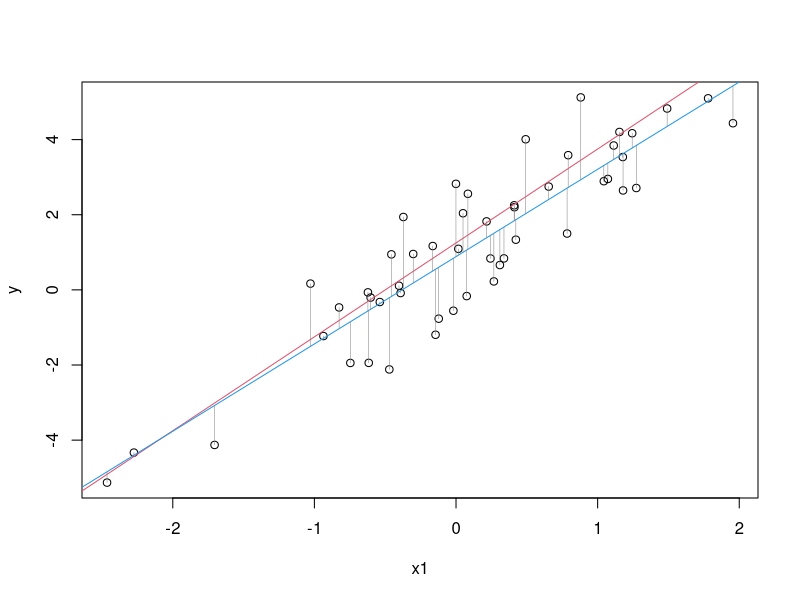
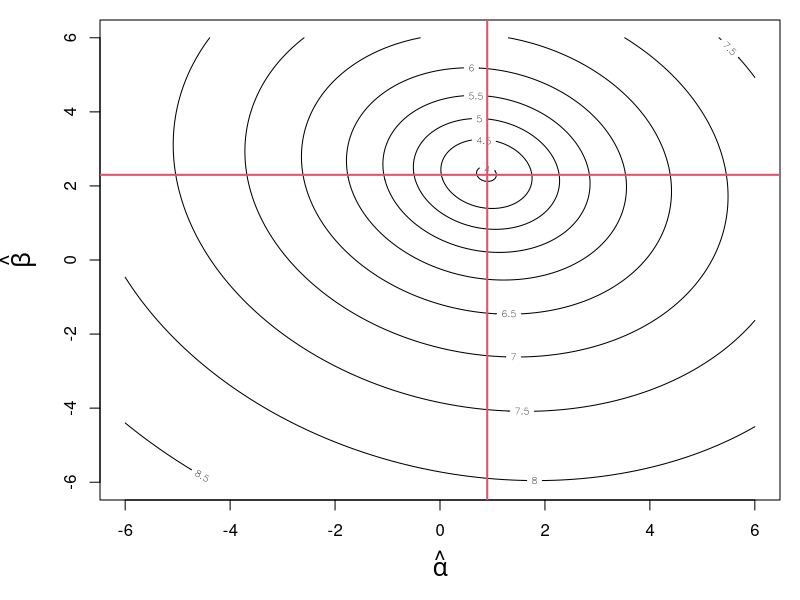
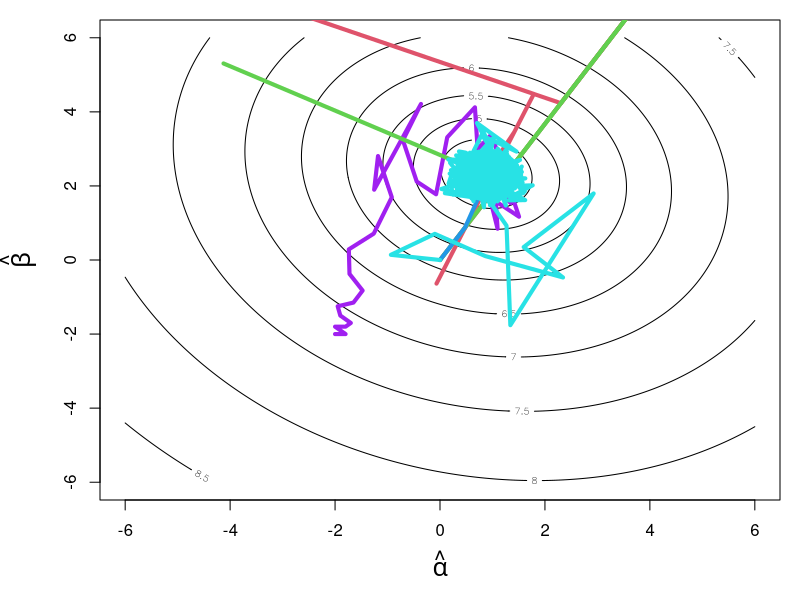
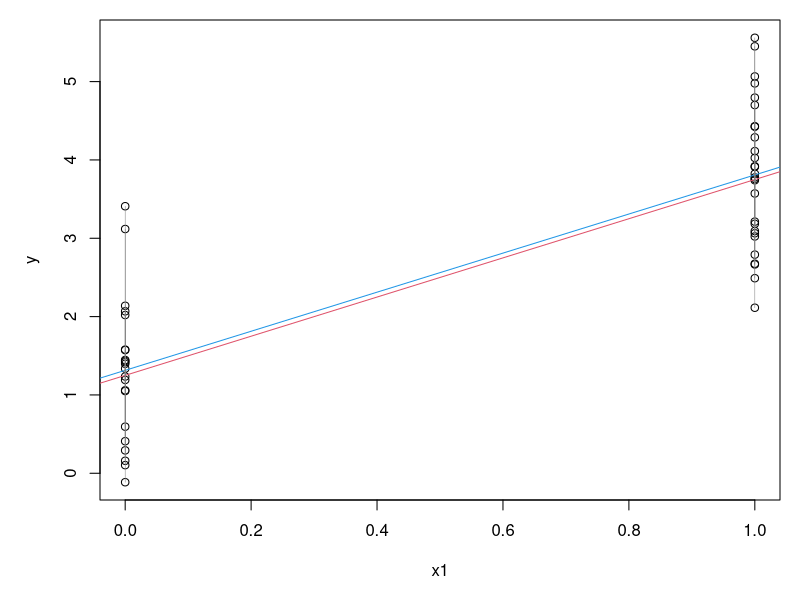
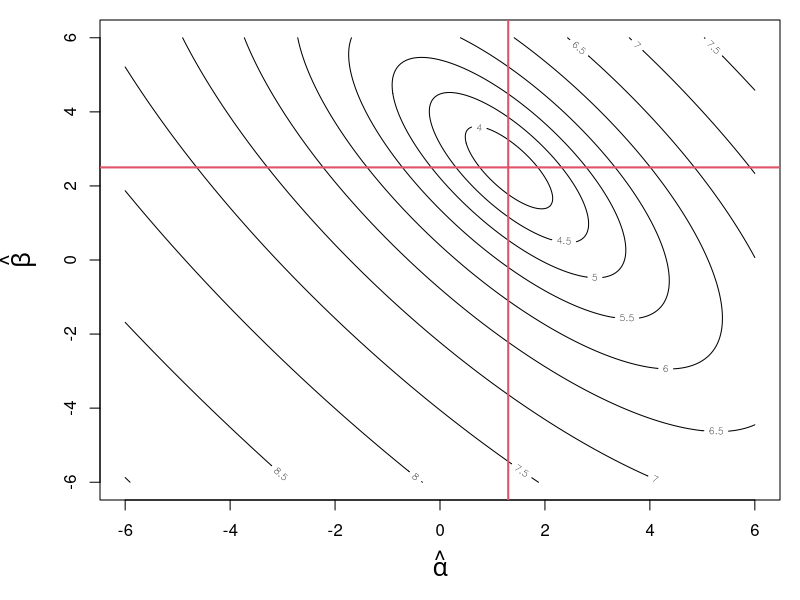
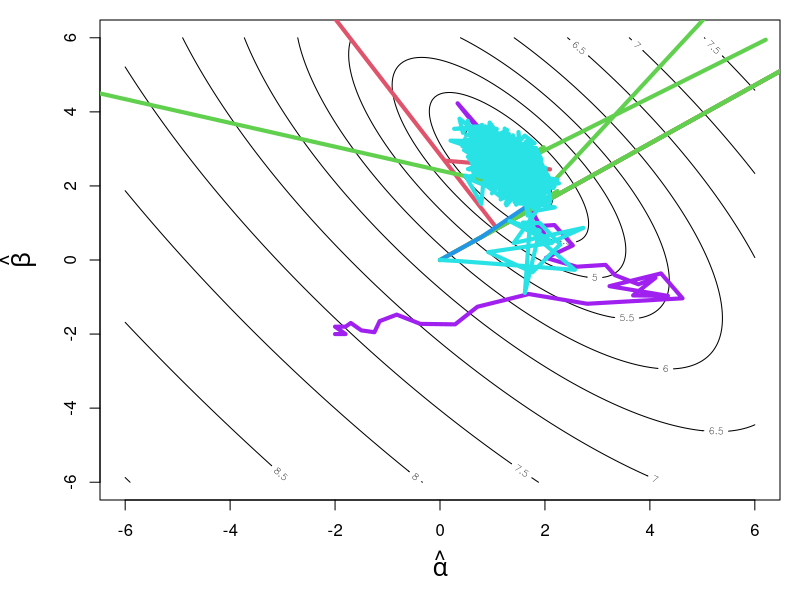

Recreate these plots in R, in order.
## R_Demo_Simulation_Learning_Estimate_linear_model.R
##########################################################################
## INSTRUCTOR: Christopher Fariss
## COURSE NAME: Advanced Computational Methods for Social Media and Textual Data (2F)
## University of Essex Summer School 2022
##
## Date: 2022-08-28
##
## Please e-mail me if you find any errors or have and suggestions (either email is fine)
## e-mail: cjf0006@gmail.com
## e-mail: cjfariss@umich.edu
##########################################################################
##
## Introduction to tutorial:
##
## R_DSIS_week11_linear_model_estimation.R
##########################################################################
## INSTRUCTOR: Christopher Fariss
## COURSE NAME: Data Science for International Studies (DSIS)
## University of Michigan, Winter 2022
##
## Week 11
##
## Please e-mail me if you find any errors or have and suggestions (either email is fine)
## e-mail: cjf0006@gmail.com
## e-mail: cjfariss@umich.edu
##########################################################################
## Introduction to tutorial:
##
## For this R tutorial, we will learn how:
##
## (1) Simulates two variable OLS regression in R.
## (2) Find the coordinates of the best estimates using the a "brute force" method.
## (3) Find the best estimates using the linear model lm() function.
## (4) Matrix algebra
## (5) Find the best estimates using a user defined function which is passed to the optim function
## (6) Visualize the results using the contour plot function from the graphics library
## (7) Simulate the model where the independent variable x is continous and binary
##
##########################################################################

## install the library if necessary
## install.packages(c("graphics", "mvtnorm"))

## load necessary libraries
library(graphics)
library(mvtnorm)


##########################################################################
## when x1 (independent variable) is continuous and y (dependent variable) is continuous
##########################################################################

## generate simulated vales
n <- 50
x1 <- rnorm(n,0,1)

## make design matrix
X <- cbind(1, x1)

head(X)

k <- ncol(X)

# select true population parameters
alpha <- 1.250000
beta <- 2.500000

# generate y with error
error_term <- rnorm(n)
summary(error_term)

y <- alpha * X[,1] + beta * X[,2] + error_term

summary(y)

## plot the x1 and y variable in 2D euclidean space
par(mfrow=c(1,1))
plot(x1, y)
abline(a=alpha, b=beta, col=2)

## estimate the fit of the linear model
fit <- lm(y ~ x1)
fit

## print the summary for the fit object
summary(fit)

## plot the line of best fit
abline(reg=fit, col=4)

## plot the error lines between the y points and the estimated y_hats (the line of best fit)
for(i in 1:n){
    lines(x=c(x1[i], x1[i]), y=c(fit$coefficients[1]+fit$coefficients[2]*x1[i], y[i]), col=grey(.5), lwd=.5)
}

## use linear algebra to find the Best estimates (this is why we defined X with a column of 1s)
beta_estimate <- solve(t(X) %*% X) %*% t(X)%*%y
beta_estimate

## generate vector of possible values for the parameter estimates of alpha and beta by brute force
alpha.hat <- seq(from=-6,6,.05)
beta.hat <- seq(from=-6,6,.05)

sumsquare <- matrix(NA, nrow=length(alpha.hat), ncol=length(beta.hat))

for(i in 1:length(alpha.hat)){
    for(j in 1:length(beta.hat)){
        y.hat <- alpha.hat[i] * X[,1] + beta.hat[j] * X[,2]
        sumsquare[i,j] <- -sum((y-y.hat)^2)
    }
}

## find the coordinates from the matrix where the minimum of the sum of square residulas resides
coordinates <- which(sumsquare == sumsquare[-sumsquare==min(-sumsquare)], arr.ind = TRUE)
coordinates

## these coordinates match the best estimates of the alpha and beta parameters
par <- c(alpha.hat[coordinates[1]], beta.hat[coordinates[2]])
par # notice that these estimates are much less precise than the estimates obtained below

## counter plot from the brute force method (logged for visualization)
par(mar=c(5,5,1,1))
contour(alpha.hat,beta.hat,log(-sumsquare), xlab=expression(hat(alpha)), ylab=expression(hat(beta)), cex.lab=1.5)
abline(v=par[1], col=2, lwd=2)
abline(h=par[2], col=2, lwd=2)

## generate variables for monitoring the function
eval <- array(dim=c(1000,3))
iter <- 1

# user defined function passed to optim
ols.func <- function(par, X, iterate=TRUE){
    alpha.hat <- par[1]
    beta.hat <- par[2]
    y.hat <- alpha.hat + beta.hat * X[,2]
    out <- -sum((y-y.hat)^2)
    out <- sum(log(dnorm(y, mean=y.hat, sd=1)))
    
    if(iterate==TRUE){
        eval[iter,1] <<- alpha.hat
        eval[iter,2] <<- beta.hat
        eval[iter,3] <<- out
        iter <<- iter+1
    }
    return(out)
}

## pass function to optim with initial values
optim.out <- optim(par = c(0,0), ols.func, X=X, method="BFGS", control=list(fnscale = -1), hessian = TRUE)
optim.out

## estiamte additional quantities of interest
se <- sqrt(diag(solve(-optim.out$hessian))) #calculate standard errors
VCV <- solve(-optim.out$hessian) #compute variance-covariance matrix
se
VCV

## compare with results from the lm function
summary(lm(y~x1))


## plot gradient paths for the following algorithims: "Nelder-Mead", "BGFS", "CG", "L-BFGS-B", "SANN"
eval <- array(dim=c(1500,4))
iter <- 1
optim.out <- optim(par = c(-2,-2), ols.func, X=X, method="Nelder-Mead", control=list(fnscale = -1), hessian = TRUE)
contour(alpha.hat,beta.hat,log(-sumsquare), xlab=expression(hat(alpha)), ylab=expression(hat(beta)), cex.lab=1.5)
lines(eval[1:iter,1], eval[1:iter,2], col="purple", lwd=4)
optim.out$par
iter

eval <- array(dim=c(1500,4))
iter <- 1
optim.out <- optim(par = c(0,0), ols.func, X=X, method="BFGS", control=list(fnscale = -1), hessian = TRUE)
lines(eval[1:iter,1], eval[1:iter,2], col=2, lwd=4)
optim.out$par
iter

eval <- array(dim=c(1500,4))
iter <- 1
optim.out <- optim(par = c(0,0), ols.func, X=X, method="CG", control=list(fnscale = -1), hessian = TRUE)
lines(eval[1:iter,1], eval[1:iter,2], col=3, lwd=4)
optim.out$par
iter

eval <- array(dim=c(1500,4))
iter <- 1
optim.out <- optim(par = c(0,0), ols.func, X=X, method="L-BFGS-B", control=list(fnscale = -1), hessian = TRUE)
lines(eval[1:iter,1], eval[1:iter,2], col=4, lwd=4)
optim.out$par
iter

eval <- array(dim=c(20000,4))
iter <- 1
optim.out <- optim(par = c(0,0), ols.func, X=X, method="SANN", control=list(fnscale = -1), hessian = TRUE)
lines(eval[1:iter,1], eval[1:iter,2], col=5, lwd=4)
optim.out$par
iter





##########################################################################
## when x1 (independent variable) is binary and y (dependent variable) is continuous
##########################################################################


## generate simulated vales
n <- 50
x1 <- rbinom(n,size=1,.5)

## make design matrix
X <- cbind(1, x1)

k <- ncol(X)

## select true population parameters
alpha <- 1.250000
beta <- 2.500000

## generate y with error
error_term <- rnorm(n)
y <- alpha * X[,1] + beta * X[,2] + error_term

## plot the x1 and y variable in 2D euclidean space
plot(x1, y)
abline(a=alpha, b=beta, col=2)

## estimate the fit of the linear model
fit <- lm(y~x1)

## print the summary for the fit object
summary(fit)

## plot the line of best fit
abline(reg=fit, col=4)

## plot the error lines between the y points and the estimated y_hats (the line of best fit)
for(i in 1:n){
    lines(x=c(x1[i], x1[i]), y=c(fit$coefficients[1]+fit$coefficients[2]*x1[i], y[i]), col=grey(.5), lwd=.5)
}

## use linear algebra to find the Best estimates (this is why we defined X with a column of 1s)
beta_estimate <- solve(t(X) %*% X) %*% t(X)%*%y
beta_estimate

## what is the beta estimate here? It is also the difference in proportion of y when x==1 and x==0
mean(y[x1==1]) - mean(y[x1==0])

## this is the proportion of y when x==1
mean(y[x1==1])

## this is the intercent  (the proportion of y when x==0)
mean(y[x1==0])


## generate vector of possible values for the parameter estimates of alpha and beta by brute force
alpha.hat <- seq(from=-6,6,.05)
beta.hat <- seq(from=-6,6,.05)

sumsquare <- matrix(NA, nrow=length(alpha.hat), ncol=length(beta.hat))
for(i in 1:length(alpha.hat)){
    for(j in 1:length(beta.hat)){
        y.hat <- alpha.hat[i] + beta.hat[j] * X[,2]
        sumsquare[i,j] <- -sum((y-y.hat)^2)
    }
}

## find the coordinates from the matrix where the minimum of the sum of square residulas resides
coordinates <- which(sumsquare == sumsquare[-sumsquare==min(-sumsquare)], arr.ind = TRUE)

## these coordinates match the best estimates of the alpha and beta parameters
par <- c(alpha.hat[coordinates[1]], beta.hat[coordinates[2]])
par # notice that these estimates are much less precise than the estiamtes obtained below

## counter plot from the brute force method (logged for visualization)
par(mar=c(5,5,1,1))
contour(alpha.hat,beta.hat,log(-sumsquare), xlab=expression(hat(alpha)), ylab=expression(hat(beta)), cex.lab=1.5)
abline(v=par[1], col=2, lwd=2)
abline(h=par[2], col=2, lwd=2)


## generate variables for monitoring the function
eval <- array(dim=c(1000,3))
iter <- 1

# user defined function passed to optim
## see above

## pass function to optim with initial values
optim.out <- optim(par = c(0,0), ols.func, X=X, method="BFGS", control=list(fnscale = -1), hessian = TRUE)
optim.out

## estiamte additional quantities of interest
se <- sqrt(diag(solve(-optim.out$hessian))) #calculate standard errors
VCV <- solve(-optim.out$hessian) #compute variance-covariance matrix
se
VCV

## compare with results from the lm function
summary(lm(y~x1))


## plot gradient paths for the following algorithims: "Nelder-Mead", "BGFS", "CG", "L-BFGS-B", "SANN"
eval <- array(dim=c(1500,4))
iter <- 1
optim.out <- optim(par = c(-2,-2), ols.func, X=X, method="Nelder-Mead", control=list(fnscale = -1), hessian = TRUE)
contour(alpha.hat,beta.hat,log(-sumsquare), xlab=expression(hat(alpha)), ylab=expression(hat(beta)), cex.lab=1.5)
lines(eval[1:iter,1], eval[1:iter,2], col="purple", lwd=4)
optim.out$par
iter

eval <- array(dim=c(1500,4))
iter <- 1
optim.out <- optim(par = c(0,0), ols.func, X=X, method="BFGS", control=list(fnscale = -1), hessian = TRUE)
lines(eval[1:iter,1], eval[1:iter,2], col=2, lwd=4)
optim.out$par
iter

eval <- array(dim=c(1500,4))
iter <- 1
optim.out <- optim(par = c(0,0), ols.func, X=X, method="CG", control=list(fnscale = -1), hessian = TRUE)
lines(eval[1:iter,1], eval[1:iter,2], col=3, lwd=4)
optim.out$par
iter

eval <- array(dim=c(1500,4))
iter <- 1
optim.out <- optim(par = c(0,0), ols.func, X=X, method="L-BFGS-B", control=list(fnscale = -1), hessian = TRUE)
lines(eval[1:iter,1], eval[1:iter,2], col=4, lwd=4)
optim.out$par
iter

eval <- array(dim=c(20000,4))
iter <- 1
optim.out <- optim(par = c(0,0), ols.func, X=X, method="SANN", control=list(fnscale = -1), hessian = TRUE)
lines(eval[1:iter,1], eval[1:iter,2], col=5, lwd=4)
optim.out$par
iter



